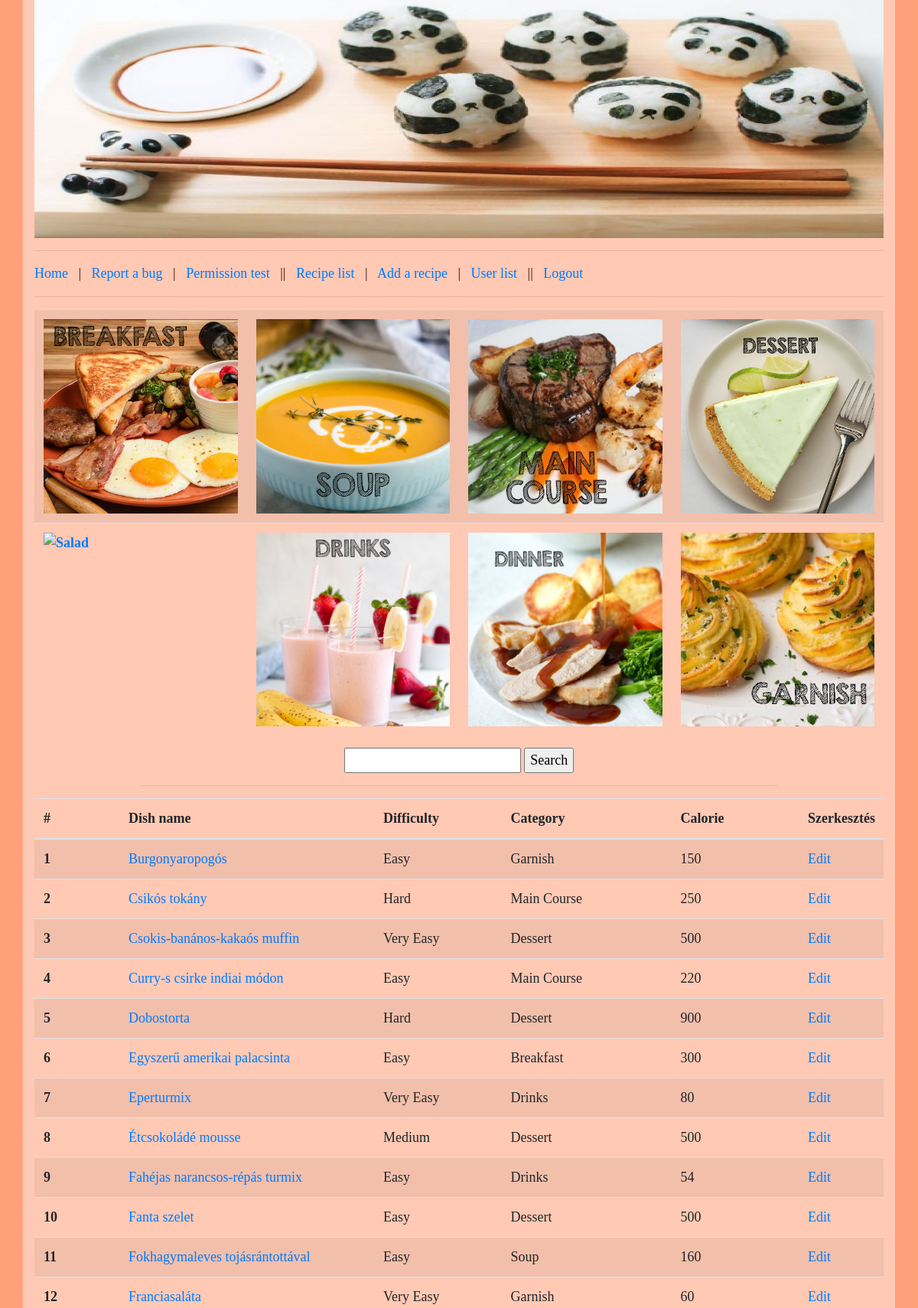
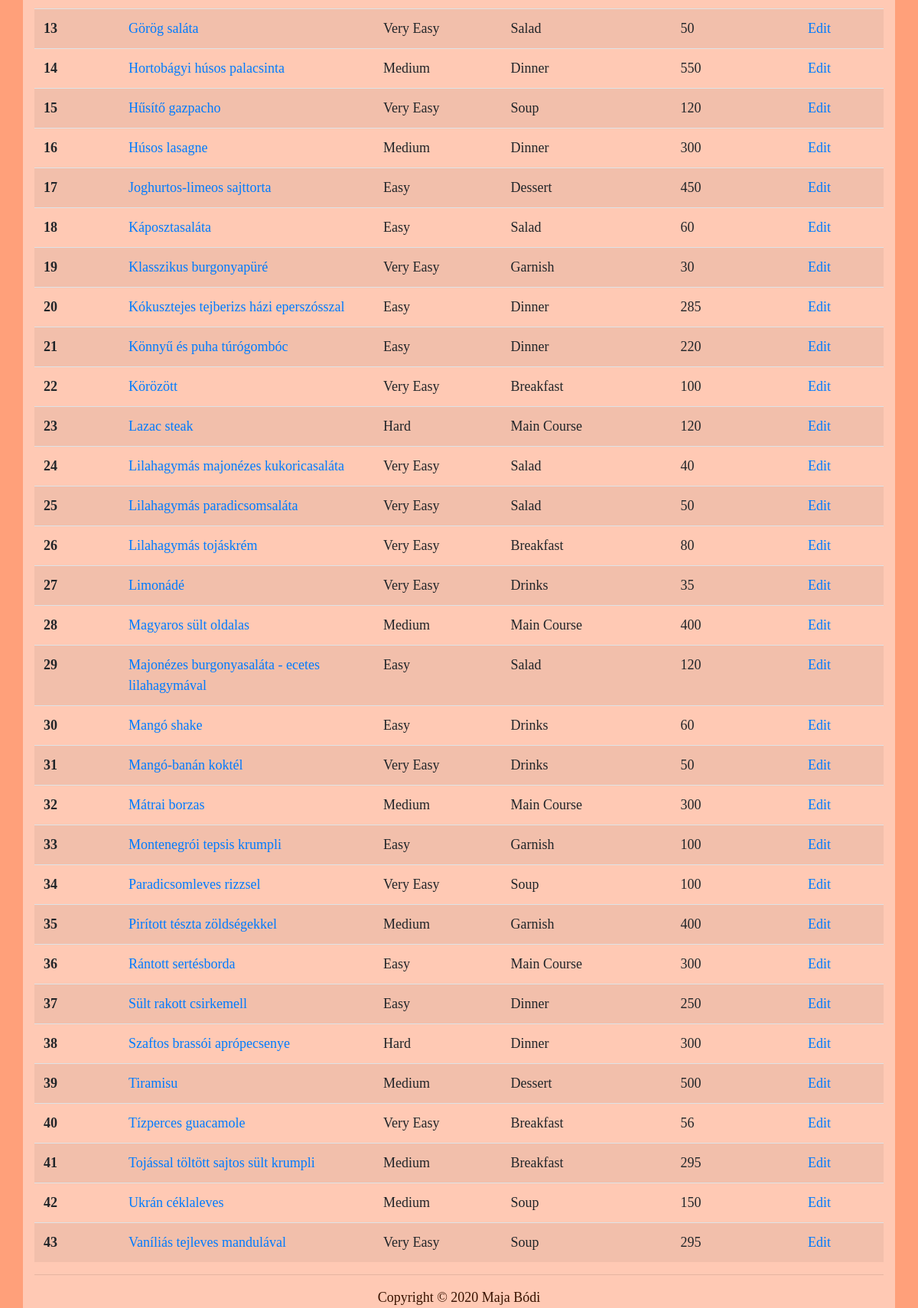
/index.php?P=list_recipe (signed in), run on the app's committed database (2 pictures, top to bottom).
### tables this page shows
CREATE TABLE IF NOT EXISTS `recipes` (
  `id` int(11) NOT NULL AUTO_INCREMENT,
  `dish_name` varchar(64) NOT NULL,
  `difficulty` int(11) NOT NULL,
  `category` varchar(40) NOT NULL,
  `calorie` int(11) NOT NULL,
  `ingredients` mediumtext NOT NULL,
  `directions` mediumtext NOT NULL,
  `description` varchar(500) NOT NULL,
  PRIMARY KEY (`id`)
);

### protected/userManager.php (called while the page is built, shortened)
<?php
function isUserLoggedIn(){
	return $_SESSION != null && array_key_exists('uid', $_SESSION) && is_numeric($_SESSION['uid']);
}
?>

### protected/database.php (called while the page is built, shortened)
<?php
function getConnection() {
	$connection = new PDO(DB_TYPE.':host='.DB_HOST.';dbname='.DB_NAME.';',DB_USER, DB_PASS);
	$connection->exec("SET NAMES '".DB_CHARSET."'");
	return $connection;
}
function getList($queryString, $queryParams = []) {
	$connection = getConnection();
	$statement = $connection->prepare($queryString);
	$success = $statement->execute($queryParams);
	$result = $success ? $statement->fetchAll(PDO::FETCH_ASSOC) : [];
	return $result;
}
?>

### protected/recipes/list.php (the view, shortened to what this page needs)
<?php if(!isset($_SESSION['permission'])): ?>
	<h1>Page access is forbidden!</h1>
<?php else : ?>
	<?php
		if(array_key_exists('c', $_GET) && !empty($_GET['c'])){
			$category = $_GET['c'];
			if(isset($_POST['submit']) && $_POST['word'] !== ' ' && !(empty($_POST['word']))){
				$search = $_POST['word'];
				$query = "SELECT id, dish_name, difficulty, category, calorie FROM recipes WHERE (dish_name LIKE '%$search%' AND category = '$category')";
				require_once DATABASE_CONTROLLER;
				$recipes = getList($query);
			}
			else
			{
				$query = "SELECT id, dish_name, difficulty, category, calorie FROM recipes WHERE category = '$category'";
				require_once DATABASE_CONTROLLER;
				$recipes = getList($query);
			}
		}
		elseif(isset($_POST['submit']) && $_POST['word'] !== ' ' && !(empty($_POST['word']))){
			$search = $_POST['word'];
			$query = "SELECT id, dish_name, difficulty, category, calorie FROM recipes WHERE dish_name LIKE '%$search%'";
			require_once DATABASE_CONTROLLER;
			$recipes = getList($query);
		}
		else
		{
			$query = "SELECT id, dish_name, difficulty, category, calorie FROM recipes ORDER BY dish_name ASC";
			$recipes = getList($query);
		}
	?>
	<table class="table table-striped">
		<tbody>
			<tr>
				<th><a href="?P=list_recipe&c=Breakfast"><img border="0" alt="Breakfast" src="Breakfast.jpg"></a></th>
				<th><a href="?P=list_recipe&c=Soup"><img border="0" alt="Soup" src="Soup.jpg"></a></th>
				<th><a href="?P=list_recipe&c=Main Course"><img border="0" alt="Main Course" src="Main course2.jpg"></a></th>
				<th><a href="?P=list_recipe&c=Dessert"><img border="0" alt="Dessert" src="Dessert.jpg"></a></th>
			</tr>
			<tr>
				<th><a href="?P=list_recipe&c=Salad"><img border="0" alt="Salad" src="Salad.jpg"></a></th>
				<th><a href="?P=list_recipe&c=Drinks"><img border="0" alt="Drinks" src="Drinks.jpg"></a></th>
				<th><a href="?P=list_recipe&c=Dinner"><img border="0" alt="Dinner" src="Dinner.jpg"></a></th>
				<th><a href="?P=list_recipe&c=Garnish"><img border="0" alt="Garnish" src="Garnish.jpg"></a></th>
			</tr>
		</tbody>
	</table>
	<form method="post" style="text-align: center">
		<input type="text" name='word'>
		<input type="submit" value="Search" name="submit">
	</form>
	<hr style="width: 75%">
	<?php if(count($recipes) <= 0) : ?>
		<h1>No recipes found in the database.</h1>
	<?php else : ?>
		<table class="table table-striped">
			<thead>
				<tr>
					<th scope="col" width=10%>#</th>
					<th scope="col">Dish name</th>
					<th scope="col" width=15%>Difficulty</th>
					<th scope="col" width=20%>Category</th>
					<th scope="col" width=15%>Calorie</th>
					<?php if($_SESSION['permission'] >= 2) : ?>
						<th scope="col" width=10%>Szerkesztés</th>
					<?php endif; ?>
			</thead>
			<tbody>
				<?php $i = 0; ?>
				<?php foreach ($recipes as $r) : ?>
					<?php $i++; ?>
					<tr>
						<th scope="row"><?=$i ?></th>
						<td><a href="<?='index.php?P=recipe&id='.$r['id']?>"><?=$r['dish_name'] ?></a></td>
						<td><?= $r['difficulty'] == 1 ? 'Very Easy' : ($r['difficulty'] == 2 ? 'Easy' : ($r['difficulty'] == 3 ? 'Medium' : ($r['difficulty'] == 4 ? 'Hard' : 'Very Hard')));?></td>
						<td><?=$r['category'] ?></td>
						<td><?=$r['calorie'] ?></td>
						<?php if($_SESSION['permission'] >= 2) : ?>
							<td><a href="<?='index.php?P=edit_recipe&e='.$r['id']?>">Edit</a></td>
						<?php endif; ?>
					</tr>
				<?php endforeach; ?>
			</tbody>
		</table>
	<?php endif; ?>
<?php endif; ?>

### index.php (shortened to what this page needs)
<!DOCTYPE html>
<html>
<head>
	<link rel="stylesheet" href="https://stackpath.bootstrapcdn.com/bootstrap/4.4.1/css/bootstrap.min.css">
	<link rel="stylesheet" type="text/css" href="<?=PUBLIC_DIR.'style.css'?>">
</head>
<body>
	<div class="container" style="background-color:#FFC9B4;">
		<header><?php include_once PROTECTED_DIR.'header.php'; ?></header>
		<nav><?php require_once PROTECTED_DIR.'nav.php'; ?></nav>
		<content><?php require_once PROTECTED_DIR.'routing.php'; ?></content>
		<footer><?php include_once PROTECTED_DIR.'footer.php'; ?></footer>
	</div>
</body>
</html>

### protected/header.php
<img width = 100% height = 50% src="Ppanda.jpg">

### protected/nav.php
<hr>
<a href="index.php">Home</a>
<span> &nbsp; | &nbsp; </span>
<a href="index.php?P=bug_report">Report a bug</a>
<?php if(!IsUserLoggedIn()) : ?>
	<span> &nbsp; | &nbsp; </span>
	<a href="index.php?P=login">Login</a>
	<span> &nbsp; | &nbsp; </span>
	<a href="index.php?P=register">Register</a>
<?php else : ?>
	<span> &nbsp; | &nbsp; </span>
	<a href="index.php?P=test">Permission test</a>
	<span> &nbsp; || &nbsp; </span>
	<a href="index.php?P=list_recipe">Recipe list</a>
	<?php if(isset($_SESSION['permission']) && $_SESSION['permission'] >= 1) : ?>
		<span> &nbsp; | &nbsp; </span>
		<a href="index.php?P=add_recipe">Add a recipe</a>
		<?php if(isset($_SESSION['permission']) && $_SESSION['permission'] > 1) : ?>
			<span> &nbsp; | &nbsp; </span>
			<a href="index.php?P=users">User list</a>
		<?php endif; ?>
	<?php endif; ?>
	<span> &nbsp; || &nbsp; </span>
	<a href="index.php?P=logout">Logout</a>
<?php endif; ?>
<hr>

### protected/routing.php (shortened to what this page needs)
<?php
	switch ($_GET['P']) {
		case 'list_recipe': isUserLoggedIn() ? require_once PROTECTED_DIR.'recipes/list.php' : header('Location: index.php'); break;
	}
?>

### protected/footer.php
<hr>
<center>Copyright &copy; 2020 Maja Bódi</center>

### public/style.css (style rules this page uses)
body { background-color: #FFA07A; font-family: "Times New Roman"; font-size: 18px; color: #391300; }
img { max-width: 100%; display:block; height:auto; }
table { width: 100%; table-layout: fixed; }

### data on the page
recipes: dish_name "Burgonyaropogós", difficulty "Easy", category "Garnish", calorie "150"
recipes: dish_name "Csikós tokány", difficulty "Hard", category "Main Course", calorie "250"
recipes: dish_name "Csokis-banános-kakaós muffin", difficulty "Very Easy", category "Dessert", calorie "500"
recipes: dish_name "Curry-s csirke indiai módon", difficulty "Easy", category "Main Course", calorie "220"
recipes: dish_name "Dobostorta", difficulty "Hard", category "Dessert", calorie "900"
recipes: dish_name "Egyszerű amerikai palacsinta", difficulty "Easy", category "Breakfast", calorie "300"
recipes: dish_name "Eperturmix", difficulty "Very Easy", category "Drinks", calorie "80"
recipes: dish_name "Étcsokoládé mousse", difficulty "Medium", category "Dessert", calorie "500"
recipes: dish_name "Fahéjas narancsos-répás turmix", difficulty "Easy", category "Drinks", calorie "54"
recipes: dish_name "Fanta szelet", difficulty "Easy", category "Dessert", calorie "500"
recipes: dish_name "Fokhagymaleves tojásrántottával", difficulty "Easy", category "Soup", calorie "160"
recipes: dish_name "Franciasaláta", difficulty "Very Easy", category "Garnish", calorie "60"
recipes: dish_name "Görög saláta", difficulty "Very Easy", category "Salad", calorie "50"
recipes: dish_name "Hortobágyi húsos palacsinta", difficulty "Medium", category "Dinner", calorie "550"
recipes: dish_name "Hűsítő gazpacho", difficulty "Very Easy", category "Soup", calorie "120"
recipes: dish_name "Húsos lasagne", difficulty "Medium", category "Dinner", calorie "300"
recipes: dish_name "Joghurtos-limeos sajttorta", difficulty "Easy", category "Dessert", calorie "450"
recipes: dish_name "Káposztasaláta", difficulty "Easy", category "Salad", calorie "60"
recipes: dish_name "Klasszikus burgonyapüré", difficulty "Very Easy", category "Garnish", calorie "30"
recipes: dish_name "Kókusztejes tejberizs házi eperszósszal", difficulty "Easy", category "Dinner", calorie "285"
recipes: dish_name "Könnyű és puha túrógombóc", difficulty "Easy", category "Dinner", calorie "220"
recipes: dish_name "Körözött", difficulty "Very Easy", category "Breakfast", calorie "100"
recipes: dish_name "Lazac steak", difficulty "Hard", category "Main Course", calorie "120"
recipes: dish_name "Lilahagymás majonézes kukoricasaláta", difficulty "Very Easy", category "Salad", calorie "40"
recipes: dish_name "Lilahagymás paradicsomsaláta", difficulty "Very Easy", category "Salad", calorie "50"
recipes: dish_name "Lilahagymás tojáskrém", difficulty "Very Easy", category "Breakfast", calorie "80"
recipes: dish_name "Limonádé", difficulty "Very Easy", category "Drinks", calorie "35"
recipes: dish_name "Magyaros sült oldalas", difficulty "Medium", category "Main Course", calorie "400"
recipes: dish_name "Majonézes burgonyasaláta - ecetes lilahagymával", difficulty "Easy", category "Salad", calorie "120"
recipes: dish_name "Mangó shake", difficulty "Easy", category "Drinks", calorie "60"
recipes: dish_name "Mangó-banán koktél", difficulty "Very Easy", category "Drinks", calorie "50"
recipes: dish_name "Mátrai borzas", difficulty "Medium", category "Main Course", calorie "300"
recipes: dish_name "Montenegrói tepsis krumpli", difficulty "Easy", category "Garnish", calorie "100"
recipes: dish_name "Paradicsomleves rizzsel", difficulty "Very Easy", category "Soup", calorie "100"
recipes: dish_name "Pirított tészta zöldségekkel", difficulty "Medium", category "Garnish", calorie "400"
recipes: dish_name "Rántott sertésborda", difficulty "Easy", category "Main Course", calorie "300"
recipes: dish_name "Sült rakott csirkemell", difficulty "Easy", category "Dinner", calorie "250"
recipes: dish_name "Szaftos brassói aprópecsenye", difficulty "Hard", category "Dinner", calorie "300"
recipes: dish_name "Tiramisu", difficulty "Medium", category "Dessert", calorie "500"
recipes: dish_name "Tízperces guacamole", difficulty "Very Easy", category "Breakfast", calorie "56"
recipes: dish_name "Tojással töltött sajtos sült krumpli", difficulty "Medium", category "Breakfast", calorie "295"
recipes: dish_name "Ukrán céklaleves", difficulty "Medium", category "Soup", calorie "150"
recipes: dish_name "Vaníliás tejleves mandulával", difficulty "Very Easy", category "Soup", calorie "295"
